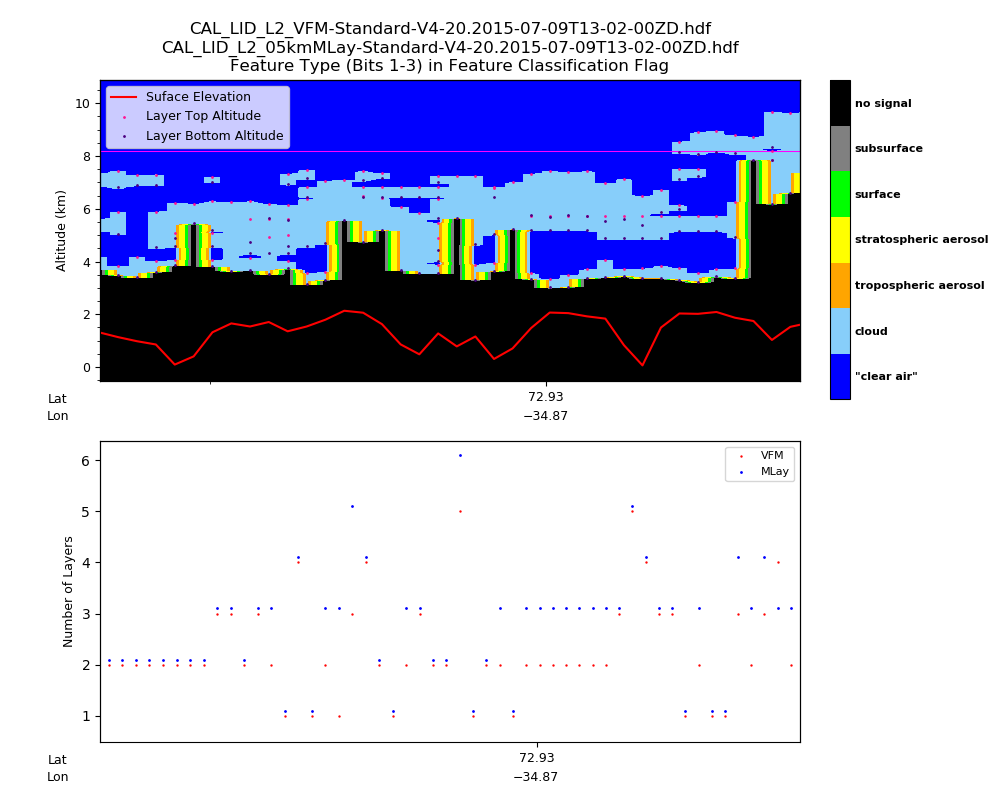

Recreate this plot in Python.
"""
Edited by Hannah Skobe

This example code illustrates how to access and visualize a LaRC CALIPSO file 
in Python on land above Greenland. Specifically, this code plots a segment of
the vertical feature mask (VFM) and Number of Layers Found.

Usage:  save this script and run

    python VFM_full_NumLayers.py

The HDF file must be in your current working directory.

Tested under: Python 3.7.6  Anaconda 4.8.3
Last updated: 2020-08-14
"""
import os
import numpy as np
import matplotlib as mpl
import matplotlib.pyplot as plt
import math

from pyhdf.SD import SD, SDC
from matplotlib import colors
from mpl_toolkits.basemap import Basemap

#np.set_printoptions(threshold=np.inf)

#-----------------------------------------------------------------------------#
#-----------------------------------------------------------------------------#
#CALIPSO file input

FILE_NAME = 'CAL_LID_L2_VFM-Standard-V4-20.2015-07-09T13-02-00ZD.hdf'

#-----------------------------------------------------------------------------#
#-----------------------------------------------------------------------------#
# Extract datasets of interest

hdf = SD(FILE_NAME, SDC.READ)
        
# Read dataset.
data2D = hdf.select('Feature_Classification_Flags')
data = data2D[:,:]

# Read geolocation datasets.
latitude = hdf.select('Latitude')
lat = latitude[:]

longitude = hdf.select('Longitude')
lon = longitude[:]

# Read Land_Water_Mask dataset.
land_water_mask = hdf.select('Land_Water_Mask')     
land_water = land_water_mask[:]

# Focus on land (= 1) and coastlines (= 2) data only.
land_water[land_water < 1] = 0;
land_water[land_water > 2] = 0;
land_water[land_water == 1] = 1;
land_water[land_water == 2] = 1;

# Only want VFM on land over Greenland.
lat_lon_lst = []
latlon = zip(lat, lon)
for index, lalo in enumerate(latlon):
	if 75<=lalo[0]<=83 and -73<=lalo[1]<=-10 or 67<=lalo[0]<=75 and -60<=lalo[1]<=-10 or 58<=lalo[0]<=67 and -60<=lalo[1]<=-40: 
		if index not in lat_lon_lst:
					lat_lon_lst.append(index)

land_lst = []
for index in lat_lon_lst:
	if land_water[index] == 1:
		if index not in land_lst:
			land_lst.append(index)

# Slice array to obtain indicies over Greenland
lat = lat[land_lst[0]:land_lst[-1]+1]
size = lat.shape[0]

lon = lon[land_lst[0]:land_lst[-1]+1]

# Extract Feature Type only (1-3 bits) through bitmask.
data = data & 7 # for VFM plot
layer_data = data & 7 # for number of layers found plot

# Get data for each altitude region
data2d = data[land_lst[0]:land_lst[-1]+1, 1165:]  # -0.5km to 8.2km
data3d = np.reshape(data2d, (size, 15, 290))
data1 = data3d[:,0,:]

data22d = data[land_lst[0]:land_lst[-1]+1, 165:1165]  # 8.2km to 20.2km
data23d = np.reshape(data22d, (size, 5, 200))
data2 = data23d[:,0,:]

data32d = data[land_lst[0]:land_lst[-1]+1, 0:165]  # 20.2km to 30.1km
data33d = np.reshape(data32d, (size, 3, 55))
data3 = data33d[:,0,:]

# Combine all three altitude regions
total_data = np.concatenate((data3, data2, data1), axis=1)

#-----------------------------------------------------------------------------#
# Function to simplify grouping column into altitude regions

from itertools import zip_longest

def grouper(iterable, n, fillvalue=None):
    args = [iter(iterable)] * n
    return zip_longest(*args, fillvalue=fillvalue)

#-----------------------------------------------------------------------------#
# Slice array to obtain indicies over Greenland
layer_data = layer_data[land_lst[0]:land_lst[-1]+1]

# Reassign values
# focus on cloud (= 2), tropospheric aerosol (= 3), stratospheric aerosol (= 4)
layer_data[layer_data == 0] = 0;
layer_data[layer_data == 1] = 0;
layer_data[layer_data == 2] = 2;
layer_data[layer_data == 3] = 3;
layer_data[layer_data == 4] = 4;
layer_data[layer_data == 5] = 0;
layer_data[layer_data == 6] = 0;
layer_data[layer_data == 7] = 0;

#-----------------------------------------------------------------------------#
# Code below described in project log, attempts to copy 'Number_Layers_Found'
# Counts layers from bottom up (e.g. 2002230440 has 4 layers, counting 20, 23, 30, 40)

layer_bottom = [] # altitude -0.5 to 8.2km
layer_middle = [] # altitude 8.2 to 20.2km
layer_top = [] # altitude 20.2 to 30.1km


for flag in layer_data:
	for group3 in grouper(flag[:165], 55): # altitude (20.2 to 30.1km)
		num3 = 0
		num4 = 0
		if group3[-1] == 2: 
			for index in range(len(group3)-1):
				if group3[index] == 2 and (group3[index + 1] == 0 or group3[index + 1] == 3 or group3[index + 1] == 4):
					num3 += 1
					num4 = int(num3 + 1)
				elif group3[index] == 3 and (group3[index + 1] == 0 or group3[index + 1] == 2 or group3[index + 1] == 4):
					num3 += 1
					num4 = int(num3 + 1)
				elif group3[index] == 4 and (group3[index + 1] == 0 or group3[index + 1] == 2 or group3[index + 1] == 3):
					num3 += 1
					num4 = int(num3 + 1)
		elif group3[-1] == 3:
			for index in range(len(group3)-1):
				if group3[index] == 2 and (group3[index + 1] == 0 or group3[index + 1] == 3 or group3[index + 1] == 4):
					num3 += 1
					num4 = int(num3 + 1)
				elif group3[index] == 3 and (group3[index + 1] == 0 or group3[index + 1] == 2 or group3[index + 1] == 4):
					num3 += 1
					num4 = int(num3 + 1)
				elif group3[index] == 4 and (group3[index + 1] == 0 or group3[index + 1] == 2 or group3[index + 1] == 3):
					num3 += 1
					num4 = int(num3 + 1)
		elif group3[-1] == 4:
			for index in range(len(group3)-1):
				if group3[index] == 2 and (group3[index + 1] == 0 or group3[index + 1] == 3 or group3[index + 1] == 4):
					num3 += 1
					num4 = int(num3 + 1)
				elif group3[index] == 3 and (group3[index + 1] == 0 or group3[index + 1] == 2 or group3[index + 1] == 4):
					num3 += 1
					num4 = int(num3 + 1)
				elif group3[index] == 4 and (group3[index + 1] == 0 or group3[index + 1] == 2 or group3[index + 1] == 3):
					num3 += 1
					num4 = int(num3 + 1)
		else:
			for index in range(len(group3)-1):
				if group3[index] == 2 and (group3[index + 1] == 0 or group3[index + 1] == 3 or group3[index + 1] == 4):
					num4 += 1
				elif group3[index] == 3 and (group3[index + 1] == 0 or group3[index + 1] == 2 or group3[index + 1] == 4):
					num4 += 1
				elif group3[index] == 4 and (group3[index + 1] == 0 or group3[index + 1] == 2 or group3[index + 1] == 3):
					num4 += 1
		layer_top.append(num4)
	for group2 in grouper(flag[165:1165], 200): # altitude (8.2 to 20.2km)
		num2 = 0
		num1 = 0
		if group3[0] == 0 and (group2[-1] == 2 or group2[-1] == 3 or group2[-1] == 4):
			for index in range(len(group2)-1):
				if group2[index] == 2 and (group2[index + 1] == 0 or group2[index + 1] == 3 or group2[index + 1] == 4):
					num1 += 1
					num2 = int(num1 + 1)
				elif group2[index] == 3 and (group2[index + 1] == 0 or group2[index + 1] == 2 or group2[index + 1] == 4):
					num1 += 1	
					num2 = int(num1 + 1)
				elif group2[index] == 4 and (group2[index + 1] == 0 or group2[index + 1] == 2 or group2[index + 1] == 3):
					num1 += 1
					num2 = int(num1 + 1)
		elif group3[0] == 2 and (group2[-1] == 3 or group2[-1] == 4):
			for index in range(len(group2)-1):
				if group2[index] == 2 and (group2[index + 1] == 0 or group2[index + 1] == 3 or group2[index + 1] == 4):
					num1 += 1
					num2 = int(num1 + 1)
				elif group2[index] == 3 and (group2[index + 1] == 0 or group2[index + 1] == 2 or group2[index + 1] == 4):
					num1 += 1	
					num2 = int(num1 + 1)
				elif group2[index] == 4 and (group2[index + 1] == 0 or group2[index + 1] == 2 or group2[index + 1] == 3):
					num1 += 1
					num2 = int(num1 + 1)
		if group3[0] == 3 and (group2[-1] == 2 or group2[-1] == 4):
			for index in range(len(group2)-1):
				if group2[index] == 2 and (group2[index + 1] == 0 or group2[index + 1] == 3 or group2[index + 1] == 4):
					num1 += 1
					num2 = int(num1 + 1)
				elif group2[index] == 3 and (group2[index + 1] == 0 or group2[index + 1] == 2 or group2[index + 1] == 4):
					num1 += 1	
					num2 = int(num1 + 1)
				elif group2[index] == 4 and (group2[index + 1] == 0 or group2[index + 1] == 2 or group2[index + 1] == 3):
					num1 += 1
					num2 = int(num1 + 1)
		if group3[0] == 4 and (group2[-1] == 2 or group2[-1] == 3):
			for index in range(len(group2)-1):
				if group2[index] == 2 and (group2[index + 1] == 0 or group2[index + 1] == 3 or group2[index + 1] == 4):
					num1 += 1
					num2 = int(num1 + 1)
				elif group2[index] == 3 and (group2[index + 1] == 0 or group2[index + 1] == 2 or group2[index + 1] == 4):
					num1 += 1	
					num2 = int(num1 + 1)
				elif group2[index] == 4 and (group2[index + 1] == 0 or group2[index + 1] == 2 or group2[index + 1] == 3):
					num1 += 1
					num2 = int(num1 + 1)
		else:
			for index in range(len(group2)-1):
				if group2[index] == 2 and (group2[index + 1] == 0 or group2[index + 1] == 3 or group2[index + 1] == 4):
					num2 += 1
				elif group2[index] == 3 and (group2[index + 1] == 0 or group2[index + 1] == 2 or group2[index + 1] == 4):
					num2 += 1	
				elif group2[index] == 4 and (group2[index + 1] == 0 or group2[index + 1] == 2 or group2[index + 1] == 3):
					num2 += 1
		layer_middle.append(num2)
	for group in grouper(flag[1165:], 290): # altitude (-0.5 to 8.2km)
		num = 0
		num0 = 0
		if group2[0] == 0 and (group[-1] == 2 or group[-1] == 3 or group[-1] == 4):
			for index in range(len(group)-1):
				if group[index] == 2 and (group[index + 1] == 0 or group[index + 1] == 3 or group[index + 1] == 4):
					num0 += 1
					num = int(num0 + 1)
				elif group[index] == 3 and (group[index + 1] == 0 or group[index + 1] == 2 or group[index + 1] == 4):
					num0 += 1	
					num = int(num0 + 1)
				elif group[index] == 4 and (group[index + 1] == 0 or group[index + 1] == 2 or group[index + 1] == 3):
					num0 += 1
					num = int(num0 + 1)
		elif group2[0] == 2 and (group[-1] == 3 or group[-1] == 4):
			for index in range(len(group)-1):
				if group[index] == 2 and (group[index + 1] == 0 or group[index + 1] == 3 or group[index + 1] == 4):
					num0 += 1
					num = int(num0 + 1)
				elif group[index] == 3 and (group[index + 1] == 0 or group[index + 1] == 2 or group[index + 1] == 4):
					num0 += 1	
					num = int(num0 + 1)
				elif group[index] == 4 and (group[index + 1] == 0 or group[index + 1] == 2 or group[index + 1] == 3):
					num0 += 1
					num = int(num0 + 1)
		if group2[0] == 3 and (group[-1] == 2 or group[-1] == 4):
			for index in range(len(group)-1):
				if group[index] == 2 and (group[index + 1] == 0 or group[index + 1] == 3 or group[index + 1] == 4):
					num0 += 1
					num = int(num0 + 1)
				elif group[index] == 3 and (group[index + 1] == 0 or group[index + 1] == 2 or group[index + 1] == 4):
					num0 += 1	
					num = int(num0 + 1)
				elif group[index] == 4 and (group[index + 1] == 0 or group[index + 1] == 2 or group[index + 1] == 3):
					num0 += 1
					num = int(num0 + 1)
		if group2[0] == 4 and (group[-1] == 2 or group[-1] == 3):
			for index in range(len(group)-1):
				if group[index] == 2 and (group[index + 1] == 0 or group[index + 1] == 3 or group[index + 1] == 4):
					num0 += 1
					num = int(num0 + 1)
				elif group[index] == 3 and (group[index + 1] == 0 or group[index + 1] == 2 or group[index + 1] == 4):
					num0 += 1	
					num = int(num0 + 1)
				elif group[index] == 4 and (group[index + 1] == 0 or group[index + 1] == 2 or group[index + 1] == 3):
					num0 += 1
					num = int(num0 + 1)
		else:
			for index in range(len(group)-1):
				if group[index] == 2 and (group[index + 1] == 0 or group[index + 1] == 3 or group[index + 1] == 4):
					num += 1
				elif group[index] == 3 and (group[index + 1] == 0 or group[index + 1] == 2 or group[index + 1] == 4):
					num += 1	
				elif group[index] == 4 and (group[index + 1] == 0 or group[index + 1] == 2 or group[index + 1] == 3):
					num += 1
		layer_bottom.append(num)

# Combine lists based on data block structure
middle_bottom = []
for index, bottom in enumerate(layer_bottom):
	if index % 3 == 0:
		middle_bottom.append(layer_bottom[index] + layer_middle[index//3])
		middle_bottom.append(layer_bottom[index + 1] + layer_middle[index//3])
		middle_bottom.append(layer_bottom[index + 2] + layer_middle[index//3])

total_layers = []
for index, value in enumerate(middle_bottom):
	if index % 5 == 0:
		total_layers.append(middle_bottom[index] + layer_top[index//5])
		total_layers.append(middle_bottom[index + 1] + layer_top[index//5])
		total_layers.append(middle_bottom[index + 2] + layer_top[index//5])
		total_layers.append(middle_bottom[index + 3] + layer_top[index//5])
		total_layers.append(middle_bottom[index + 4] + layer_top[index//5])

#-----------------------------------------------------------------------------#
#-----------------------------------------------------------------------------#
# MLay file for attributes of interest

filename = 'CAL_LID_L2_05kmMLay-Standard-V4-20.2015-07-09T13-02-00ZD.hdf'

#-----------------------------------------------------------------------------#
#-----------------------------------------------------------------------------#

file = SD(filename, SDC.READ)

# Read 'Number_Layers_Found' dataset
Layers1D = file.select('Number_Layers_Found')
num_layers = Layers1D[:]

# Read 'DEM_Surface_Elevation' dataset
elevation1D = file.select('DEM_Surface_Elevation')
elevation = elevation1D[:, 1]

# Read geolocation datasets
latitude2 = file.select('Latitude')
lat2 = latitude2[:, 1]

longitude2 = file.select('Longitude')
lon2 = longitude2[:, 1]

# Read 'Layer_Top_Altitude' dataset
Top = file.select('Layer_Top_Altitude')
top = Top[:, :]

# Read 'Layer_Base_Altitude' dataset
Bottom = file.select('Layer_Base_Altitude')
bottom = Bottom[:, :]

# Read Land_Water_Mask dataset.
IGBP_Type = file.select('IGBP_Surface_Type')     
IGBP = IGBP_Type[:]

# Focus on land (= 1) and coastlines (= 2) data only.
IGBP[IGBP < 17] = 1;
IGBP[IGBP > 17] = 1;
IGBP[IGBP == 17] = 0;

# Only want elevation on land over Greenland.
lat_lst = []
latlon2 = zip(lat2, lon2)
for index2, lalo2 in enumerate(latlon2):
	if lat[0] <= lalo2[0] <= lat[-1]:
		if lon[-1] <= lalo2[1] <= lon[0]:
			if index2 not in lat_lst:
				lat_lst.append(index2)

# Slice array to obtain indicies over Greenland
num_layers = num_layers[lat_lst[0]:lat_lst[-1]+1]
elevation = elevation[lat_lst[0]:lat_lst[-1]+1]
top = top[lat_lst[0]:lat_lst[-1]+1]
bottom = bottom[lat_lst[0]:lat_lst[-1]+1]

#-----------------------------------------------------------------------------#
#-----------------------------------------------------------------------------#
# Generate altitude data according to file specification.
alt1 = np.zeros(290)
alt2 = np.zeros(200)
alt3 = np.zeros(55)

#  20.2km to 30.1km
for i in range (0, 55):
    alt3[i] = 20.2 + i*0.18;
#  8.2km to 20.2km
for i in range (0, 200):
    alt2[i] = 8.2 + i*0.06;
# -0.5km to 8.2km
for i in range(0, 290):
    alt1[i] = -0.5 + i*0.03

# Combine three altitude ranges
total_alt = np.concatenate((alt1, alt2, alt3), axis=0)

#-----------------------------------------------------------------------------#
#-----------------------------------------------------------------------------#
# Contour the data on a grid of latitude vs. pressure
latitude, altitude = np.meshgrid(lat, total_alt)

# Contour the data on a grid of longitude vs. pressure
longitude, altitude2 = np.meshgrid(lon, total_alt)

#-----------------------------------------------------------------------------#
#-----------------------------------------------------------------------------#
# Make a color map of fixed colors.
cmap = colors.ListedColormap(['blue', 'lightskyblue', 'orange', 'yellow', 
	'lime', 'grey', 'black'])

fig = plt.figure(figsize = (10, 8))
plt.subplots_adjust(bottom=0.07, top=0.9, left=0.1, right=0.8)

# Define the bins and normalize.
bounds = np.linspace(0,7,8)
norm = mpl.colors.BoundaryNorm(bounds, cmap.N)

# Create lower plot for Number of Layers Found
ax1 = fig.add_subplot(212)

ax1.scatter(lat, total_layers[::15], color='red', s=0.5, label='VFM')
ax1.scatter(lat, num_layers+0.1, color='blue', s=1, label='MLay')
ax1.legend(loc='upper right', fontsize=8)
ax1.set_xlabel('Lat', fontsize=9)
ax1.set_xticks(np.linspace(lat[0], lat[-1], 5))
ax1.set_ylabel('Number of Layers', fontsize=9)
ax1.xaxis.set_label_coords(-0.06, -0.04)
ax1.xaxis.set_tick_params(labelsize=9)
ax1.margins(x=0)

# Create second axis with longitute as x-axis
ax12 = ax1.twiny()

# To get correct longitude tick marks without second plot showing (alpha = 0)
ax12.scatter(lon, total_layers[::15], alpha = 0)
ax12.xaxis.set_ticks_position('bottom')
ax12.spines['bottom'].set_position(("axes", -0.08))
ax12.spines['bottom'].set_visible(False)
ax12.invert_xaxis()
ax12.tick_params(size=0)
ax12.set_xticks(np.linspace(lon[0], lon[-1], 5))
ax12.set_xlabel('Lon', fontsize=9)
ax12.xaxis.set_label_coords(-0.06, -0.13)
ax12.xaxis.set_tick_params(labelsize=9)
ax12.set_ylim(ax1.get_ylim())
ax12.margins(x = 0)

# Create upper plot for complete vertical feature curtain
ax2 = fig.add_subplot(211)

# Create array to draw line across plot at 8.2km
y_coordiantes = np.empty([len(lat), 1])
y_coordiantes.fill(8.2)

ax2.plot(lat, y_coordiantes, color='magenta', linewidth=0.75, label = '8.2km')

# Set title
long_name = 'Feature Type (Bits 1-3) in Feature Classification Flag'
basename = os.path.basename(FILE_NAME)
basename2 = os.path.basename(filename)
ax2.set_title('{0}\n{1}\n{2}'.format(basename, basename2, long_name))

ax2.contourf(latitude, altitude, np.rot90(total_data,1), cmap=cmap)
ax2.set_xlabel('Lat', fontsize=9)
ax2.set_ylabel('Altitude (km)', fontsize=9)
ax2.minorticks_on()
ax2.set_xticks(np.linspace(lat[0], lat[-1], 5))
ax2.xaxis.set_label_coords(-0.06, -0.04)
ax2.yaxis.set_tick_params(labelsize=9)
ax2.xaxis.set_tick_params(labelsize=9)

# Create second plot with longitude as x-axis
ax3 = ax2.twiny()

# To get correct longitude tick marks without second plot showing (alpha = 0)
ax3.contourf(longitude, altitude, np.rot90(total_data,1), alpha=0)
ax3.xaxis.set_ticks_position('bottom')
ax3.spines['bottom'].set_position(("axes", -0.08))
ax3.spines['bottom'].set_visible(False)
ax3.invert_xaxis()
ax3.tick_params(size=0)
ax3.set_xticks(np.linspace(lon[0], lon[-1], 5))
ax3.set_xlabel('Lon', fontsize=9)
ax3.xaxis.set_label_coords(-0.06, -0.13)
ax3.xaxis.set_tick_params(labelsize=9)
ax3.set_ylim(ax2.get_ylim())

# Create third plot with elevation, layer top altitude, layer base altitude as y-axis
ax4 = ax2.twiny()

ax4.plot(lat, elevation, color='red', label='Suface Elevation')
ax4.set_xlim(ax2.get_xlim())
ax4.set_xticks([])
label_added = False
for i in range(len(top[1, :])):
	if not label_added:
		ax4.scatter(lat, top[:, i], color='deeppink', s = 1, label='Layer Top Altitude')
		label_added = True
	else:
		ax4.scatter(lat, top[:, i], color='deeppink', s = 1)
label_added2 = False
for i in range(len(bottom[1, :])):
	if not label_added2:
		ax4.scatter(lat, bottom[:, i], color = 'indigo', s = 1, label='Layer Bottom Altitude')
		label_added2 = True
	else:
		ax4.scatter(lat, bottom[:, i], color = 'indigo', s = 1)
ax4.margins(x=0, y=0)
ax4.set_ylim(ymin=-0.5)
ax4.legend(loc='upper left', fontsize=9)

fig = plt.gcf()

# Create a second axes for the discrete colorbar.
ax5 = fig.add_axes([0.83, 0.3, 0.02, 0.6])
cb = mpl.colorbar.ColorbarBase(ax5, cmap=cmap, boundaries=bounds)
cb.ax.tick_params(size=0)
cb.set_ticks([0.5, 1.5, 2.5, 3.5, 4.5, 5.5, 6.5])
cb.ax.set_yticklabels(['"clear air"', 'cloud', 'tropospheric aerosol',
 'stratospheric aerosol', 'surface', 'subsurface', 'no signal'],
  fontsize=8, fontweight='bold')

plt.show()
pngfile = 'VFM_full_NumLayers'
fig.savefig(pngfile)
    

 